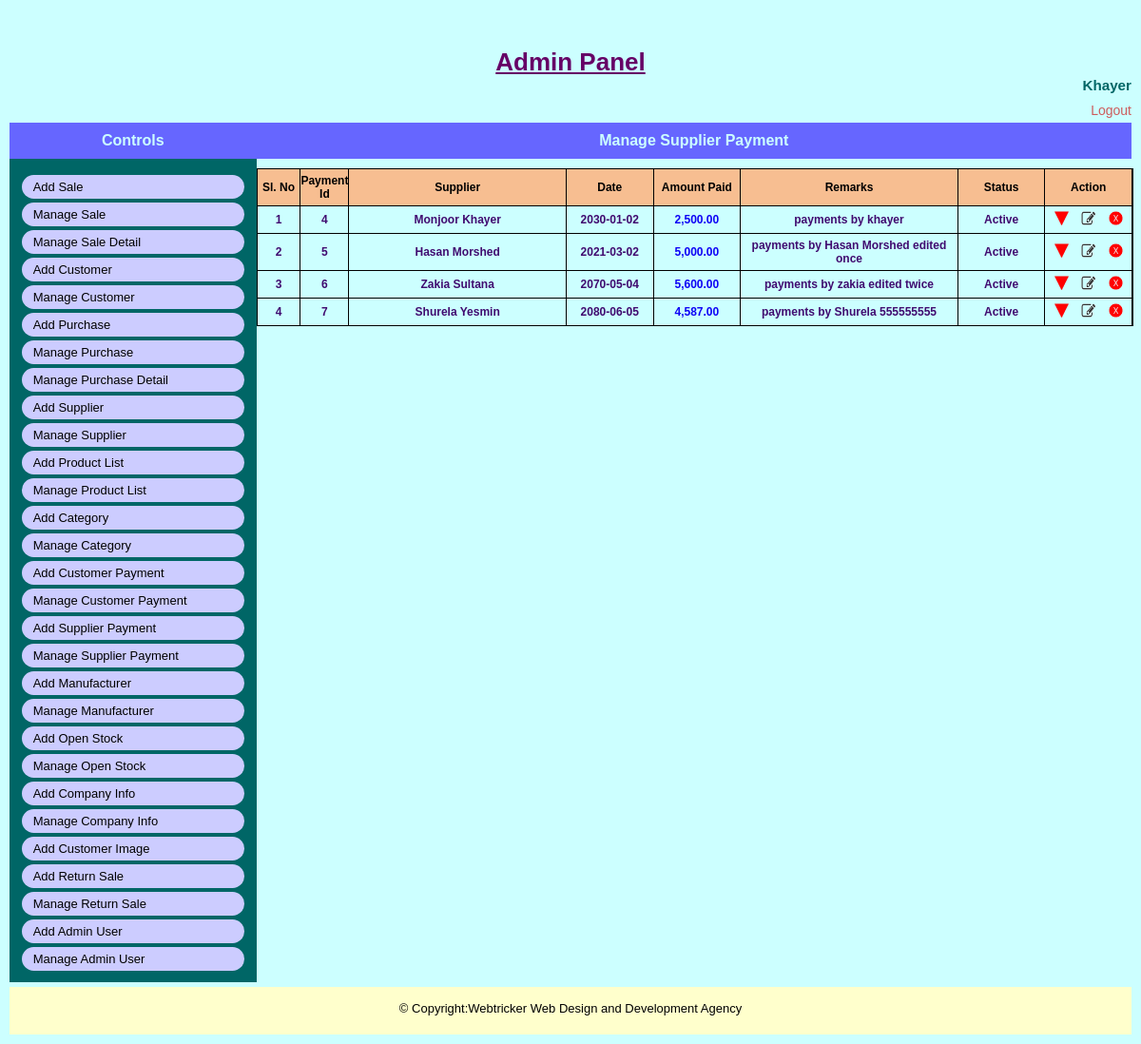
The page /admin/manage_supplier_payment.php (signed in) on the database its author committed.
### tables this page shows
CREATE TABLE `tbl_supplier_payment_info` (
  `supplier_payment_id` int(4) NOT NULL,
  `supplier_id` int(4) NOT NULL,
  `date` date NOT NULL,
  `amnt_paid` float NOT NULL,
  `remarks` text NOT NULL,
  `status` tinyint(1) NOT NULL,
  `deletion_status` tinyint(1) NOT NULL,
  `created_date_time` timestamp NOT NULL DEFAULT current_timestamp()
);

CREATE TABLE `tbl_supplier_info` (
  `supplier_id` int(4) NOT NULL,
  `first_name` varchar(50) NOT NULL,
  `last_name` varchar(50) NOT NULL,
  `address` text NOT NULL,
  `contact_no` varchar(11) NOT NULL,
  `email_address` varchar(100) NOT NULL,
  `supplier_image` varchar(100) NOT NULL,
  `date_of_birth` date NOT NULL,
  `manufact_id` int(4) NOT NULL,
  `gender` varchar(6) NOT NULL,
  `city` varchar(50) NOT NULL,
  `country` varchar(50) NOT NULL,
  `status` tinyint(1) NOT NULL,
  `deletion_status` tinyint(1) NOT NULL,
  `created_date_time` timestamp NOT NULL DEFAULT current_timestamp() ON UPDATE current_timestamp()
);

### admin/manage_supplier_payment.php (called while the page is built, shortened)
<?php
include 'admin_master_page.php';

### classes/database.php (called while the page is built, shortened)
<?php
class Database {
    public function connect() {
        $this->host_name="localhost";
        $this->user_name="u430957945_db_sales_inven";
        $this->password="Inven1254$";
        $this->database_name="u430957945_db_sales_inven";
        $conn= new mysqli($this->host_name,$this->user_name,$this->password,$this->database_name);
        return $conn;
    }
}
?>

### classes/admin.php (called while the page is built, shortened)
<?php
require_once '../classes/database.php';
class Admin extends Database {
    public function select_supplier_info_by_id($supplier_id)
    {
        $sql="SELECT * FROM tbl_supplier_info WHERE supplier_id='$supplier_id'";
        $query_result= $this->connect()->query($sql);
        return $query_result;
    }
    public function select_all_supplier_payment()
    {
        $sql="SELECT * FROM tbl_supplier_payment_info WHERE deletion_status='0'";
        $query_result=  $this->connect()->query($sql);
        return $query_result;
    }
}

### admin/pages/manage_supplier_payment_view.php (the view, shortened to what this page needs)
<?php
    $query_result=$obj_admin->select_all_supplier_payment();
?>
<div class="common_wrap">
    <div class="content_title">
        <h4>Manage Supplier Payment</h4>
    </div>
    <div class="manage_wrap">
        <div class="row">
            <div class="purchse_cell_1 bg_color_1 fontsize_12">Sl. No</div>
            <div class="purchse_cell_1 bg_color_1 fontsize_12">Payment Id</div>
            <div class="cell_25 bg_color_1 fontsize_12">Supplier</div>
            <div class="cell_1 bg_color_1 fontsize_12">Date</div>
            <div class="cell_1 bg_color_1 fontsize_12">Amount Paid</div>
            <div class="cell_25 bg_color_1 fontsize_12">Remarks</div>
            <div class="cell_1 bg_color_1 fontsize_12">Status</div>
            <div class="cell_1 bg_color_1 fontsize_12">Action</div>
        </div>
        <?php
            $cnt=1;
            while($row=mysqli_fetch_assoc($query_result))
            {
                $supplier_info=$obj_admin->select_supplier_info_by_id($row['supplier_id']);
                $supplier_name=mysqli_fetch_assoc($supplier_info);
        ?>
        <div class="row">
            <div class="purchse_cell_1 color_1"><?php echo $cnt;?></div>
            <div class="purchse_cell_1 color_1"><?php echo $row['supplier_payment_id']?></div>
            <div class="cell_25 color_1"><?php echo $supplier_name['first_name'].' '.$supplier_name['last_name']?></div>
            <div class="cell_1 color_1"><?php echo $row['date']?></div>
            <div class="cell_1 color_2"><?php echo number_format((float)$row['amnt_paid'], 2, '.')?></div>
            <div class="cell_25 color_1"><?php echo $row['remarks']?></div>
            <?php
                if($row['status']==1)
                {
            ?>
            <div class="cell_1 color_1"><?php echo 'Active'; ?>
            </div>
            <?php } else{?>
            <div class="cell_1 color_1"><?php echo 'Inactive'; ?>
            </div>
            <?php } ?>
            <div class="cell_1 color_1 manage_link_btn">
                <?php
                    if($row['status']==0)
                    {
                ?>
                <a class="btn_active" href="?status=active&id=<?php echo $row['supplier_payment_id']?>" title="Inactive"></a>
                <?php } else{?>
                <a class="btn_inactive" href="?status=inactive&id=<?php echo $row['supplier_payment_id']?>" title="Active"></a>
                <?php } ?>
                <a class="btn_edit" href="edit_supplier_payment.php?id=<?php echo $row['supplier_payment_id']?>" title="Edit"></a>
                <a class="btn_delete" href="?status=delete&id=<?php echo $row['supplier_payment_id']?>" onclick="return check_delete();" title="Delete"></a>
            </div>
        </div>
        <?php $cnt=$cnt+1; }?>
    </div>
</div>

### asset/css/style.css (style rules this page uses)
body { background-color:#000;color:#000;margin:0;padding:0;font-family:sans-serif;font-size:13px }
h1,h2,h3,h4,h5,h6 { margin:0;padding:0; }
.header_wrap,.menu,.content_wrap,.footer_wrap,.user_info,.admin_content,.common_title,.common_wrap, .view_content,.page_content,.image_wrap,.slide_wrap,.slide_inner,.slide,.sidebar_box_wrap,.sidebar_box, .gallery,.gallery_image_outer,.gallery_image_outer a,.gallery_detail,.common_description,.home_link, .sidebar_box ul,.notice_detail,.front_form_wrap,.front_form_wrap .input_wrap,.event_entry_detail, .student_detail_wrap,.result_detail,.front_content_wrap,.class_routine_details,.routine_display { float:left;position:relative;width:100%; -webkit-box-sizing:border-box; -moz-box-sizing:border-box; box-sizing:border-box }
.admin_page h4 { text-align:center;color:#ccffff;padding:10px 0;margin:0 0 10px 0;font-size:16px; background-color:#6666ff }
.manage_wrap { display:table;position:relative;width:100%;border:1px solid #000;border-bottom:none }
.row { display:table-row;position:relative;width:100%;font-weight:700; -webkit-box-sizing:border-box;-moz-box-sizing:border-box;box-sizing:border-box }
.cell_1,.cell_2,.cell_3,.cell_4,.cell_5,.purchse_cell_1,.purchse_cell_2,.cell_25 { display:table-cell;width:20%;border-right:1px solid #000; color:#000;text-align:center;border-bottom:1px solid #000; padding:5px 0;font-size:12px; -webkit-box-sizing:border-box; -moz-box-sizing:border-box; box-sizing:border-box;vertical-align:middle }
.bg_color_1 { background:#f7be91 }
.color_1 { color:#400b70 }
.color_2 { color:#0e03f5 }
.cell_1 { width:10% }
.fontsize_12 { font-size:12px }
.purchse_cell_1 { width: 5%; }
.cell_25 { width:25% }
.manage_link_btn a { display:inline-block;width:15px;height:15px;margin:0 5px;padding:0; text-decoration:none;color:#0e03f5 }
.manage_link_btn a.btn_inactive { background:url(../images/btn_status_inactive_bg.png) no-repeat 0 0; background-size:100% 100% }
.manage_link_btn a.btn_delete { background:url(../images/btn_delete_bg.png) no-repeat 0 0; background-size:100% 100% }
.manage_link_btn a.btn_edit { background:url(../images/btn_edit_bg.png) no-repeat 0 0; background-size:100% 100% }

### rows shown on the page
tbl_supplier_payment_info: supplier_payment_id "4", supplier.first_name "Monjoor", supplier.last_name "Khayer", date "2030-01-02", amnt_paid "2,500.00", remarks "payments by khayer", status "Active"
tbl_supplier_payment_info: supplier_payment_id "5", supplier.first_name "Hasan", supplier.last_name "Morshed", date "2021-03-02", amnt_paid "5,000.00", remarks "payments by Hasan Morshed edited once", status "Active"
tbl_supplier_payment_info: supplier_payment_id "6", supplier.first_name "Zakia", supplier.last_name "Sultana", date "2070-05-04", amnt_paid "5,600.00", remarks "payments by zakia edited twice", status "Active"
tbl_supplier_payment_info: supplier_payment_id "7", supplier.first_name "Shurela", supplier.last_name "Yesmin", date "2080-06-05", amnt_paid "4,587.00", remarks "payments by Shurela 555555555", status "Active"

### other values the page prints
$_SESSION['admin_name'] "Khayer"
